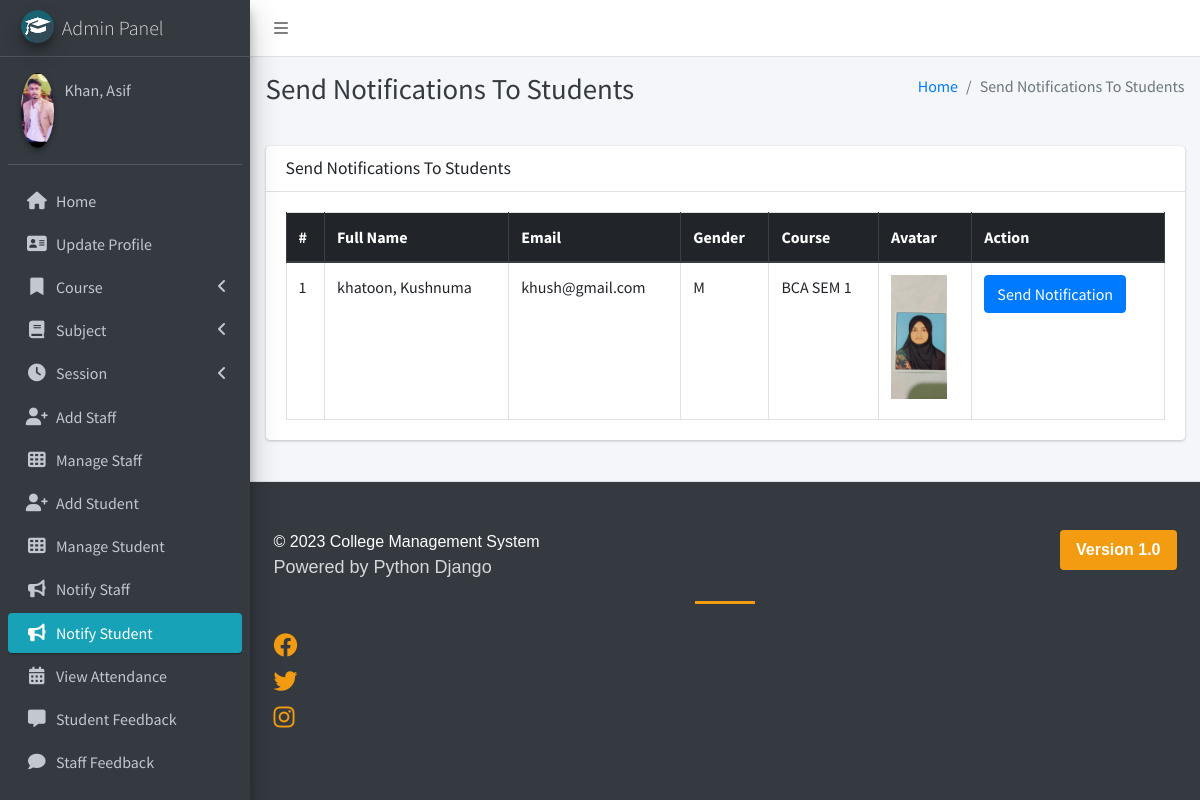
Page /admin_notify_student (signed in) on the committed database.
### main_app/models.py (models this page shows, shortened)
class CustomUser(AbstractUser):
    USER_TYPE = ((1, "HOD"), (2, "Staff"), (3, "Student"))
    GENDER = [("M", "Male"), ("F", "Female")]
    username = None  # Removed username, using email instead
    email = models.EmailField(unique=True)
    user_type = models.CharField(default=1, choices=USER_TYPE, max_length=1)
    gender = models.CharField(max_length=1, choices=GENDER)
    profile_pic = models.ImageField()
    address = models.TextField()
    fcm_token = models.TextField(default="")  # For firebase notifications
    created_at = models.DateTimeField(auto_now_add=True)
    updated_at = models.DateTimeField(auto_now=True)
    USERNAME_FIELD = "email"
    REQUIRED_FIELDS = []
    objects = CustomUserManager()
    def __str__(self):
        return self.last_name + ", " + self.first_name

class Student(models.Model):
    admin = models.OneToOneField(CustomUser, on_delete=models.CASCADE)
    course = models.ForeignKey(Course, on_delete=models.DO_NOTHING, null=True, blank=False)
    session = models.ForeignKey(Session, on_delete=models.DO_NOTHING, null=True)

class Course(models.Model):
    name = models.CharField(max_length=120)
    created_at = models.DateTimeField(auto_now_add=True)
    updated_at = models.DateTimeField(auto_now=True)

### main_app/hod_views.py (the view)
# urls.py: path("admin_notify_student", hod_views.admin_notify_student,
def admin_notify_student(request):
    student = CustomUser.objects.filter(user_type=3)
    context = {
        'page_title': "Send Notifications To Students",
        'students': student
    }
    return render(request, "hod_template/student_notification.html", context)

### main_app/templates/hod_template/student_notification.html (shortened to what this page needs)
{% extends 'main_app/base.html' %}
{% load static %}
{% block page_title %}{{page_title}}{% endblock page_title %}
{% block content %}
<section class="content">
    <div class="container-fluid">
        <div class="row">
            <div class="col-md-12">
                <div class="card">
                    <div class="card-header">
                        <h3 class="card-title">{{page_title}}</h3>
                    </div>
                    <div class="card-body">
                        <table id="example2" class="table table-bordered table-hover">
                            <thead class="thead-dark">
                                <tr>
                                    <th>#</th>
                                    <th>Full Name</th>
                                    <th>Email</th>
                                    <th>Gender</th>
                                    <th>Course</th>
                                    <th>Avatar</th>
                                    <th>Action</th>
                                </tr>
                            </thead>
                            <tbody>
                                {% for student in students %}
                                <tr>
                                    <td>{{ forloop.counter }}</td>
                                    <td>{{student.last_name}}, {{student.first_name}}</td>
                                    <td>{{student.email}}</td>
                                    <td>{{student.gender}}</td>
                                    <td>{{student.student.course.name}}</td>
                                    <td>
                                        {% if student.profile_pic == ""  %}
                                        No Image
                                        {% else %}
                                        <img class="img img-fluid mb-2" height="56" width="56"
                                            src="{{student.profile_pic}}" alt="">
                                        {% endif %}
                                    </td>
                                    <td><button data-toggle = "modal" data-target = "#myModal"class="btn btn-primary show_notification" value="{{student.id}}">Send Notification</button>
                                    </td>
                                </tr>
                                {% endfor %}
                            </tbody>
                        </table>
                    </div>
                </div>
            </div>
        </div>
    </div>
</section>
{% endblock content %}

### main_app/templates/main_app/base.html (shortened to what this page needs)
{% load static %}
<!DOCTYPE html>
<html>
<head>
    <link rel="stylesheet" href="{% static 'plugins/fontawesome-free/css/all.min.css' %}">
    <link rel="stylesheet" href="https://code.ionicframework.com/ionicons/2.0.1/css/ionicons.min.css">
    <link rel="stylesheet" href="{% static 'plugins/tempusdominus-bootstrap-4/css/tempusdominus-bootstrap-4.min.css' %}">
    <link rel="stylesheet" href="{% static 'plugins/icheck-bootstrap/icheck-bootstrap.min.css' %}">
    <link rel="stylesheet" href="{% static 'dist/css/adminlte.min.css' %}">
    <link rel="stylesheet" href="{% static 'plugins/overlayScrollbars/css/OverlayScrollbars.min.css' %}">
    <link rel="stylesheet" href="{% static 'plugins/daterangepicker/daterangepicker.css' %}">
</head>
<body class="hold-transition sidebar-mini layout-fixed">
    <div class="wrapper">
        <nav class="main-header navbar navbar-expand navbar-white navbar-light">
            <ul class="navbar-nav">
                <li class="nav-item">
                    <a class="nav-link" data-widget="pushmenu" href="#"><i class="fas fa-bars"></i></a>
                </li>
            </ul>
        </nav>
        {% include "main_app/sidebar_template.html" with user=user %}
        <div class="content-wrapper">
            <div class="content-header">
                <div class="container-fluid">
                    <div class="row mb-2">
                        <div class="col-sm-6">
                            <h1 class="m-0 text-dark">{% block page_title %}{% endblock page_title %}</h1>
                        </div>
                        <div class="col-sm-6">
                            <ol class="breadcrumb float-sm-right">
                                <li class="breadcrumb-item"><a href="#">Home</a></li>
                                <li class="breadcrumb-item active">{{ page_title }}</li>
                            </ol>
                        </div>
                    </div>
                </div>
            </div>
<section class="content">
    <div class="container-fluid">
        <div class="row">
            <div class="col-md-12">
            </div>
        </div>
    </div>
</section>
            {% block content %}
            {% endblock content %}
        </div>
        {% include "main_app/footer.html" %}
    </div>
</body>
</html>

### main_app/templates/main_app/sidebar_template.html (shortened to what this page needs)
{% load static %}
<aside class="main-sidebar sidebar-dark-info elevation-4">
    {% if request.user.user_type == '1' %}
    <a href="{% url 'admin_home' %}" class="brand-link">
        <img src="{% static 'dist/img/cmsl.png' %} " alt="AdminLTE Logo"
            class="brand-image img-circle elevation-3" >
        <span class="brand-text font-weight-light">Admin Panel</span>
    </a>
    <div class="sidebar">
        <div class="user-panel mt-3 pb-3 mb-3 d-flex">
            <div class="image">
                <img src="{{ request.user.profile_pic}}" class="img-circle elevation-2" alt="User Image">
            </div>
            <div class="info">
                <a href="#" class="d-block">{{user}}</a>
            </div>
        </div>
        <nav class="mt-2">
            <ul class="nav nav-pills nav-sidebar flex-column" data-widget="treeview" role="menu" data-accordion="false">
                <li class="nav-item">
                    {% url 'admin_home' as admin_home %}
                    <a href="{{admin_home}}" class="nav-link {% if admin_home == request.path %} active {% endif %}">
                        <i class="nav-icon fas fa-home"></i>
                        <p>
                            Home
                        </p>
                    </a>
                </li>
                <li class="nav-item">
                    {% url 'admin_view_profile' as admin_view_profile %}
                    <a href="{{admin_view_profile}}"
                        class="nav-link {% if admin_view_profile == request.path %} active {% endif %}">
                        <i class="nav-icon fas fa-address-card"></i>
                        <p>
                            Update Profile
                        </p>
                    </a>
                </li>
                <li class="nav-item has-treeview">
                    <a href="#" class="nav-link">
                        <i class="nav-icon fas fa-bookmark"></i>
                        <p>
                            Course
                            <i class="fas fa-angle-left right"></i>
                        </p>
                    </a>
                </li>
                <li class="nav-item has-treeview">
                    <a href="#" class="nav-link">
                        <i class="nav-icon fas fa-book"></i>
                        <p>
                            Subject
                            <i class="fas fa-angle-left right"></i>
                        </p>
                    </a>
                </li>
                <li class="nav-item has-treeview">
                    <a href="#" class="nav-link">
                        <i class="nav-icon fas fa-clock"></i>
                        <p>
                            Session
                            <i class="fas fa-angle-left right"></i>
                        </p>
                    </a>
                </li>
                <li class="nav-item">
                    {% url 'add_staff' as add_staff %}
                    <a href="{{add_staff}}" class="nav-link {% if add_staff == request.path %} active {% endif %}">
                        <i class="nav-icon fas fa-user-plus"></i>
                        <p>
                            Add Staff
                        </p>
                    </a>
                </li>
                <li class="nav-item">
                    {% url 'manage_staff' as manage_staff %}
                    {% url 'edit_staff' staff_id as edit_staff %}
                    <a href="{{manage_staff}}"
                        class="nav-link {% if manage_staff == request.path or request.path == edit_staff %} active {% endif %}">
                        <i class="nav-icon fas fa-th"></i>
                        <p>
                            Manage Staff
                        </p>
                    </a>
                </li>
                <li class="nav-item">
                    {% url 'add_student' as add_student%}
                    <a href="{{add_student}}" class="nav-link  {% if add_student == request.path %} active {% endif %}">
                        <i class="nav-icon fas fa-user-plus"></i>
                        <p>
                            Add Student
                        </p>
                    </a>
                </li>
                <li class="nav-item">
                    {% url 'manage_student' as manage_student %}
                    {% url 'edit_student' student_id as edit_student %}
                    <a href="{{manage_student}}"
                        class="nav-link  {% if edit_student == request.path or manage_student == request.path %} active {% endif %}">
                        <i class="nav-icon fas fa-th"></i>
                        <p>
                            Manage Student
                        </p>
                    </a>
                </li>
                <li class="nav-item">
                    {% url 'admin_notify_staff' as admin_notify_staff %}
                    <a href="{{admin_notify_staff}}"
                        class="nav-link {% if admin_notify_staff == request.path %} active {% endif %}">
                        <i class="nav-icon fas fa-bullhorn"></i>
                        <p>
                            Notify Staff
                        </p>
                    </a>
                </li>
                <li class="nav-item">
                    {% url 'admin_notify_student' as admin_notify_student %}
                    <a href="{{admin_notify_student}}"
                        class="nav-link {% if admin_notify_student == request.path %} active {% endif %}">
                        <i class="nav-icon fas fa-bullhorn"></i>
                        <p>
                            Notify Student
                        </p>
                    </a>
                </li>
                <li class="nav-item">
                    {% url 'admin_view_attendance' as admin_view_attendance %}
                <li class="nav-item">
                    <a href="{{admin_view_attendance}}"
                        class="nav-link  {% if admin_view_attendance == request.path %} active {% endif %}">
                        <i class="nav-icon fas fa-calendar-alt"></i>
                        <p>
                            View Attendance
                        </p>
                    </a>
                </li>
                <li class="nav-item">
                    {% url 'student_feedback_message' as student_feedback_message %}
                    <a href="{{ student_feedback_message }}"
                        class="nav-link  {% if student_feedback_message == request.path %} active {% endif %}">
                        <i class="nav-icon fas fa-comment-alt"></i>
                        <p>
                            Student Feedback
                        </p>
                    </a>
                </li>
                <li class="nav-item">
                    {% url 'staff_feedback_message' as staff_feedback_message %}
                    <a href="{{staff_feedback_message}}"
                        class="nav-link   {% if staff_feedback_message == request.path %} active {% endif %}">
                        <i class="nav-icon fas fa-comment"></i>
                        <p>
                            Staff Feedback
                        </p>
                    </a>
                </li>
                <li class="nav-item">
                    {% url 'view_staff_leave' as view_staff_leave %}
                    <a href="{{view_staff_leave}}"
                        class="nav-link  {% if view_staff_leave == request.path %} active {% endif %}">
                    </a>
                </li>
                                        {% endif %}
                                    </ul>
                                </nav>
                            </div>
</aside>

### main_app/templates/main_app/footer.html (shortened to what this page needs)
<footer class="main-footer bg-dark text-light py-5">
    <div class="container">
        <div class="row">
            <div class="col-lg-6">
                <p class="mb-0">&copy; {% now "Y" %} College Management System</p>
                <p class="lead">Powered by Python Django</p>
            </div>
            <div class="col-lg-6 text-lg-right">
                <p class="mb-0">
                    <span class="version">Version 1.0</span>
                </p>
            </div>
        </div>
        <div class="divider"></div>
        <div class="row mt-4">
            <div class="col-lg-12">
                <ul class="social-icons list-unstyled">
                    <li><a href="#" class="icon-link"><i class="fab fa-facebook"></i></a></li>
                    <li><a href="#" class="icon-link"><i class="fab fa-twitter"></i></a></li>
                    <li><a href="#" class="icon-link"><i class="fab fa-instagram"></i></a></li>
                </ul>
            </div>
        </div>
    </div>
</footer>
<link rel="stylesheet" href="https://cdnjs.cloudflare.com/ajax/libs/font-awesome/6.0.0-beta3/css/all.min.css">

### main_app/templates/main_app/footer.html (style rules this page uses)
.main-footer { background-color: #343a40; font-family: Arial, sans-serif; }
.main-footer p { margin: 0; font-size: 16px; }
.main-footer p.lead { font-size: 18px; opacity: 0.8; }
.divider { width: 60px; height: 3px; background-color: #f39c12; margin: 20px auto; }
.social-icons { font-size: 24px; }
.social-icons .icon-link { color: #f39c12; margin-right: 20px; transition: color 0.3s ease-in-out; }
.version { display: inline-block; padding: 8px 16px; background-color: #f39c12; color: #fff; border-radius: 4px; font-size: 16px; font-weight: bold; text-align: center; transition: background-color 0.3s ease-in-out; }

### rows in the picture
CustomUser: user.profile_pic (picture), last_name+first_name "Khan, Asif"
CustomUser: last_name "khatoon", first_name "Kushnuma", email "khush@gmail.com", gender "M", student.course.name "BCA SEM 1", profile_pic (picture)

### other values in the picture
{{ page_title }} "Send Notifications To Students"
